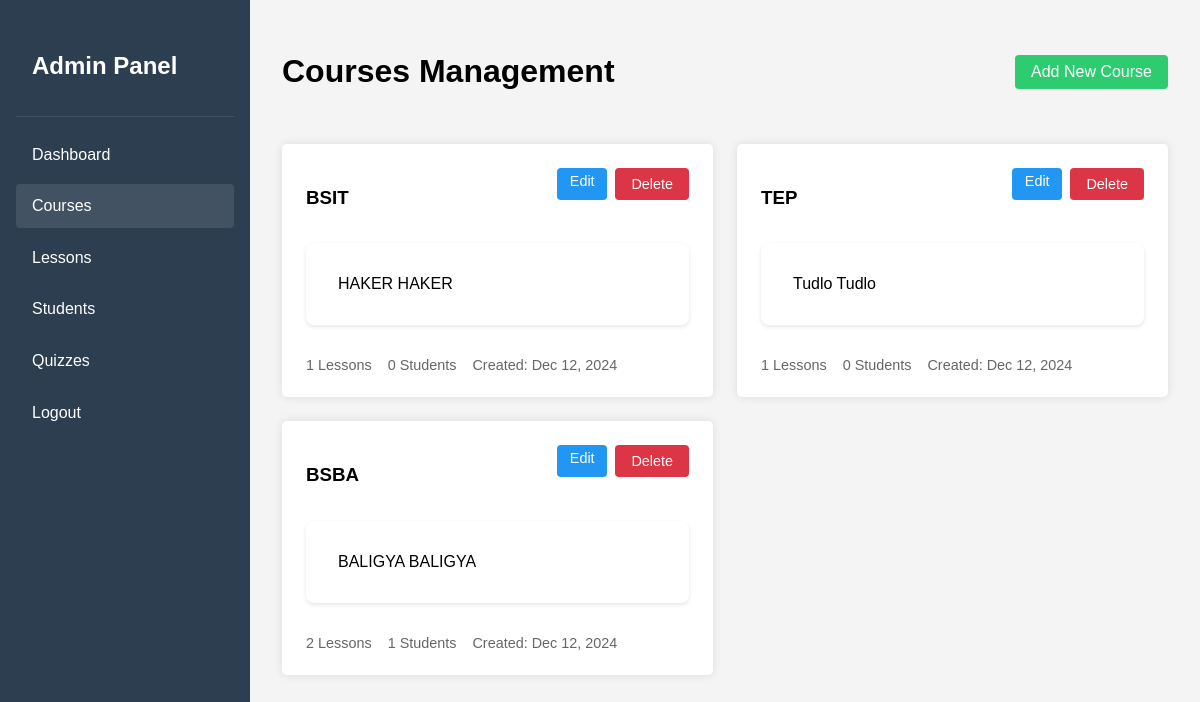
The app's page /admin/courses.php (signed in) with its own data.
### tables this page shows
CREATE TABLE `courses` (
  `id` int(11) NOT NULL,
  `title` varchar(200) NOT NULL,
  `description` text DEFAULT NULL,
  `created_at` timestamp NOT NULL DEFAULT current_timestamp()
);

### admin/courses.php (the view, shortened to what this page needs)
<?php
require_once __DIR__ . '/../config/database.php';
$courses_sql = "SELECT
    c.*,
    COUNT(DISTINCT l.id) as lesson_count,
    COUNT(DISTINCT p.student_id) as student_count
    FROM courses c
    LEFT JOIN lessons l ON c.id = l.course_id
    LEFT JOIN progress p ON l.id = p.lesson_id
    GROUP BY c.id
    ORDER BY c.created_at DESC";
$courses = $conn->query($courses_sql);
?>
<!DOCTYPE html>
<html lang="en">
<head>
    <link rel="stylesheet" href="../css/style.css">
    <link rel="stylesheet" href="css/admin.css">
</head>
<body>
    <div class="admin-layout">
        <div class="admin-sidebar">
            <div class="sidebar-header">
                <h2>Admin Panel</h2>
            </div>
            <nav class="sidebar-nav">
                <a href="dashboard.php">Dashboard</a>
                <a href="courses.php" class="active">Courses</a>
                <a href="lessons.php">Lessons</a>
                <a href="students.php">Students</a>
                <a href="quizzes.php">Quizzes</a>
                <a href="logout.php">Logout</a>
            </nav>
        </div>
        <div class="admin-main">
            <div class="admin-header">
                <h1>Courses Management</h1>
                <a href="add_course.php" class="btn-add">Add New Course</a>
            </div>
            <div class="courses-grid">
                <?php if ($courses->num_rows > 0) { ?>
                    <?php while ($course = $courses->fetch_assoc()) { ?>
                        <div class="course-card">
                            <div class="course-header">
                                <h3><?php echo htmlspecialchars($course['title']); ?></h3>
                                <div class="course-actions">
                                    <a href="edit_course.php?id=<?php echo $course['id']; ?>" class="btn-edit">Edit</a>
                                    <form method="POST" action="delete_course.php" class="delete-form"
                                          onsubmit="return confirm('Are you sure you want to delete this course?');">
                                        <button type="submit" name="delete_course" class="btn-delete">Delete</button>
                                    </form>
                                </div>
                            </div>
                            <p class="course-description"><?php echo htmlspecialchars($course['description']); ?></p>
                            <div class="course-stats">
                                <span><?php echo $course['lesson_count']; ?> Lessons</span>
                                <span><?php echo $course['student_count']; ?> Students</span>
                                <span>Created: <?php echo date('M d, Y', strtotime($course['created_at'])); ?></span>
                            </div>
                        </div>
                    <?php } ?>
                <?php } else { ?>
                    <p class="no-courses">No courses available. Click "Add New Course" to create one.</p>
                <?php } ?>
            </div>
        </div>
    </div>
</body>
</html>

### css/style.css (style rules this page uses)
body { font-family: Arial, sans-serif; background-color: #f4f4f4; margin: 0; padding: 0; }
button { background-color: #4CAF50; color: white; padding: 10px 15px; border: none; border-radius: 4px; cursor: pointer; width: 100%; }
.courses-grid { display: grid; grid-template-columns: repeat(auto-fit, minmax(300px, 1fr)); gap: 2rem; margin-top: 2rem; }
.course-card { background: white; border-radius: 5px; box-shadow: 0 2px 4px rgba(0,0,0,0.1); overflow: hidden; }
.course-description { background: white; padding: 2rem; border-radius: 8px; box-shadow: 0 2px 4px rgba(0,0,0,0.1); margin-bottom: 2rem; }

### admin/css/admin.css (style rules this page uses)
.admin-layout { display: grid; grid-template-columns: 250px 1fr; min-height: 100vh; }
.admin-sidebar { background: #2c3e50; color: white; padding: 1rem; }
.sidebar-header { padding: 1rem; border-bottom: 1px solid rgba(255,255,255,0.1); }
.sidebar-nav { display: flex; flex-direction: column; gap: 0.5rem; margin-top: 1rem; }
.sidebar-nav a { color: white; text-decoration: none; padding: 0.8rem 1rem; border-radius: 4px; transition: background-color 0.3s; }
.sidebar-nav a:hover, .sidebar-nav a.active { background: rgba(255,255,255,0.1); }
.admin-main { padding: 2rem; background: #f4f4f4; }
.admin-header { display: flex; justify-content: space-between; align-items: center; margin-bottom: 2rem; }
.btn-add { background: #4CAF50; color: white; padding: 0.5rem 1rem; border-radius: 4px; text-decoration: none; }
.courses-grid { display: grid; grid-template-columns: repeat(auto-fill, minmax(300px, 1fr)); gap: 1.5rem; }
.course-card { background: white; padding: 1.5rem; border-radius: 5px; box-shadow: 0 0 10px rgba(0,0,0,0.1); }
.course-header { display: flex; justify-content: space-between; align-items: start; margin-bottom: 1rem; }
.course-actions { display: flex; gap: 0.5rem; }
.btn-edit, .btn-delete { padding: 0.3rem 0.8rem; border-radius: 4px; text-decoration: none; font-size: 0.9rem; }
.btn-edit { background: #2196F3; color: white; }
.btn-delete { background: #dc3545; color: white; border: none; cursor: pointer; }
.course-stats { display: flex; gap: 1rem; margin-top: 1rem; color: #666; font-size: 0.9rem; }
.btn-add { background: #2ecc71; color: white; padding: 0.5rem 1rem; border: none; border-radius: 4px; cursor: pointer; text-decoration: none; }
.delete-form { display: inline-block; }
.btn-delete { background: #dc3545; color: white; border: none; padding: 0.5rem 1rem; border-radius: 4px; cursor: pointer; font-size: 0.9rem; }

### records on screen
courses: title "BSIT", description "HAKER HAKER", lesson_count "1", student_count "0", created_at "Dec 12, 2024"
courses: title "TEP", description "Tudlo Tudlo", lesson_count "1", student_count "0", created_at "Dec 12, 2024"
courses: title "BSBA", description "BALIGYA BALIGYA", lesson_count "2", student_count "1", created_at "Dec 12, 2024"
